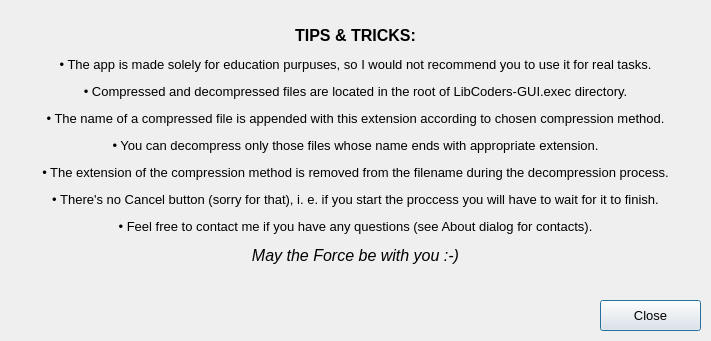
<?xml version="1.0" encoding="UTF-8"?>
<ui version="4.0">
 <class>HelpDialog</class>
 <widget class="QDialog" name="HelpDialog">
  <property name="geometry">
   <rect>
    <x>0</x>
    <y>0</y>
    <width>711</width>
    <height>341</height>
   </rect>
  </property>
  <property name="minimumSize">
   <size>
    <width>711</width>
    <height>341</height>
   </size>
  </property>
  <property name="maximumSize">
   <size>
    <width>711</width>
    <height>341</height>
   </size>
  </property>
  <property name="font">
   <font>
    <pointsize>10</pointsize>
   </font>
  </property>
  <property name="windowTitle">
   <string>Help</string>
  </property>
  <widget class="QLabel" name="label">
   <property name="geometry">
    <rect>
     <x>20</x>
     <y>10</y>
     <width>671</width>
     <height>271</height>
    </rect>
   </property>
   <property name="text">
    <string>&lt;html&gt;&lt;head/&gt;&lt;body&gt;&lt;p align=&quot;center&quot;&gt;&lt;span style=&quot; font-size:12pt; font-weight:600;&quot;&gt;TIPS &amp;amp; TRICKS:&lt;/span&gt;&lt;/p&gt;&lt;p align=&quot;center&quot;&gt;• The app is made solely for education purpuses, so I would not recommend you to use it for real tasks.&lt;/p&gt;&lt;p align=&quot;center&quot;&gt;• Compressed and decompressed files are located in the root of LibCoders-GUI.exec directory.&lt;/p&gt;&lt;p align=&quot;center&quot;&gt;• The name of a compressed file is appended with this extension according to chosen compression method.&lt;/p&gt;&lt;p align=&quot;center&quot;&gt;• You can decompress only those files whose name ends with appropriate extension.&lt;/p&gt;&lt;p align=&quot;center&quot;&gt;• The extension of the compression method is removed from the filename during the decompression process.&lt;/p&gt;&lt;p align=&quot;center&quot;&gt;• There's no Cancel button (sorry for that), i. e. if you start the proccess you will have to wait for it to finish.&lt;/p&gt;&lt;p align=&quot;center&quot;&gt;• Feel free to contact me if you have any questions (see About dialog for contacts).&lt;/p&gt;&lt;p align=&quot;center&quot;&gt;&lt;span style=&quot; font-size:12pt; font-style:italic;&quot;&gt;May the Force be with you :-)&lt;/span&gt;&lt;/p&gt;&lt;/body&gt;&lt;/html&gt;</string>
   </property>
  </widget>
  <widget class="QPushButton" name="closeButton">
   <property name="geometry">
    <rect>
     <x>600</x>
     <y>300</y>
     <width>101</width>
     <height>31</height>
    </rect>
   </property>
   <property name="text">
    <string>Close</string>
   </property>
  </widget>
 </widget>
 <resources/>
 <connections/>
</ui>
